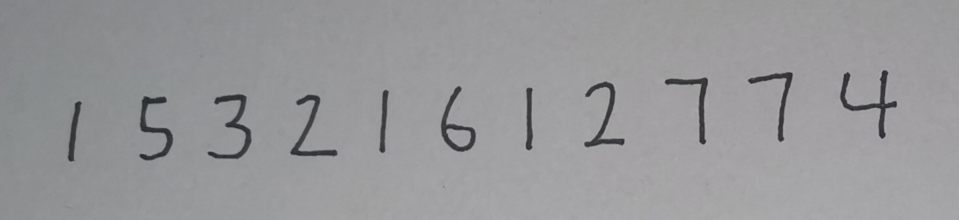
#> input picture input17.png, 1918 x 440 px (shown at 1/2 size)
$ python images.py   (older library calls are emulated)
#> lines starting #> are read from the running program, lines starting #| are printed output that depends on the picture; after the words box and inside, x2 and y2 are one past the last pixel; in counts of white or black regions, pixels touching at a corner belong together
from PIL import Image
import numpy as np
import matplotlib.pyplot as plt
def picture_tow_valued(image):
    # 把图片转为numpy类型
    image_np=np.array(image)
    # 计算图片离散度
    discretization=image_np.mean()-image_np.std()
    discretization=int(discretization)
    discretization=120
    # 循环图片上每一个点
    for i in range(image_np.shape[0]):
        for j in range(image_np.shape[1]):
            # 把大于离散度的数值变为0,小于的变为1,图片就变成了只有两个数值的黑白图片
            if image_np[i,j]>discretization:
                image_np[i,j]=0
            else:
                image_np[i,j]=1

    '''
    有些图片有瑕疵,边缘没有处理会影响切图,吧边缘数字全部变为0(黑色)
    '''
    for i in range(image_np.shape[0]):
        for j in range(image_np.shape[1]):
            if i == 0 or i == (image_np.shape[0]-1):
                image_np[i,j]=0
                continue
            if j == 0 or j == (image_np.shape[1]-1):
                image_np[i,j]=0
                continue
    print(image_np)
    return image_np

def cut_picture_rank(image):
    image0=[]
    image1=[]
    #  按照图片的列切
    for i in range(image.shape[1]):
        # 如果行全部是0就证明这一行没有数字
        if any(image[:,i]):
            image1.append(image[:,i])
        else:
            # 检测到数字的末尾
            if any(image[:,i-1]) and len(image1)>8:
                image0.append(image1)
                image1=[]
    # list转numpy类型
    for i,j in enumerate(image0):
        image0[i]=np.array(j).T
    return image0

def cut_picture_row(image):
    image0=[]
    image1=[]
    for z in image:
        #  按照图片的行切
        for i in range(z.shape[0]):
            # 如果行全部是0就证明这一行没有数字
            if any(z[i,:]):
                image1.append(z[i,:])
            else:
                # 检测到数字的末尾 并且高度要大于8 筛选出去一些躁点
                if any(z[i-1,:]) and len(image1)>8:
                    image0.append(image1)
                    image1=[]
    for i,j in enumerate(image0):
        image0[i]=np.array(j)
    return image0

def save_picture(image):
    j=0
    print(np.shape(image))
    for i in image:
        plt.imsave("./image/%s.png" % (str(j)), i, cmap='gray')
        i=Image.open("./image/%s.png" % (str(j)))
        i.thumbnail((32,32),Image.ANTIALIAS)
        i.convert('L').save("./image/%s.png" % (str(j)))
        j += 1

def make_picture_square(image):
    n=np.shape(image)
    print(n[0])
    list=[]
    for i in range(n[0]):
        shape=np.shape(image[i])
        print(shape)
        if image[i].ndim == 2 and shape[1]>10 and shape[0]>10:
            if shape[0]>shape[1]:
                add_h = int((shape[0]-shape[1])/2)+64
                add_h_np = np.zeros((shape[0],add_h),dtype=int)
                add_v_np = np.zeros((64,shape[1]+2*add_h),dtype=int)
                image[i] = np.hstack((add_h_np,image[i],add_h_np))
                image[i] = np.vstack((add_v_np,image[i],add_v_np))
            elif shape[1]>shape[0]:
                add_v = int((shape[1]-shape[0])/2)+64
                add_v_np = np.zeros((add_v,shape[1]),dtype=int)
                add_h_np = np.zeros((shape[0]+2*add_v,64),dtype=int)
                image[i] = np.vstack((add_v_np,image[i],add_v_np))
                image[i] = np.hstack((add_h_np,image[i],add_h_np))
            else:
                continue
        else:
            list.append(i)
    image = np.delete(image, list, axis=0)
    return image


def images_processing(image_name='test.png'):
#> called with image_name = 'input17.png'
    img=Image.open(image_name)
#> img is the input picture: PIL image 1918x440 RGBA; mean R, G, B, A 151.6, 151.3, 153.6, 255
    image=img.convert("L")
    # plt.imshow(image)
    image_np = picture_tow_valued(image)
#> in picture_tow_valued, `discretization=image_np.mean()-image_np.std()`: discretization = 134.4
#> in picture_tow_valued, `discretization=int(discretization)`: discretization = 134
#> after the loop in picture_tow_valued, `for i in range(image_np.shape[0]):`:
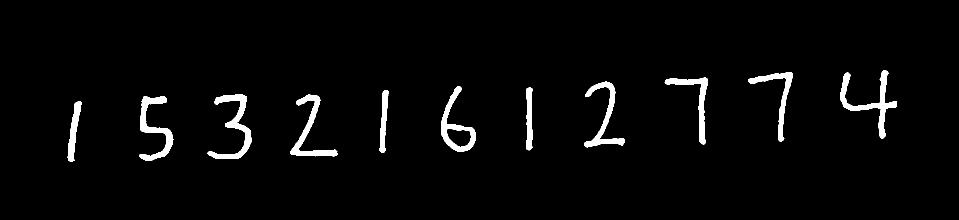
#> image_np: shape (440, 1918) (shown at 1/2 size); values 0 (black) and 1 (white), 3% white; 11 white regions, largest, box (x1, y1, x2, y2) and area: (1680, 140, 1794, 278) 3122, (415, 188, 503, 318) 3016, (278, 192, 347, 321) 2844
#> (printed output is left out)
    image_rank = cut_picture_rank(image_np)
#> after the loop in cut_picture_rank, `for i in range(image.shape[1]):`: image0 = 11 items; image1 = []
#> the loop in cut_picture_rank, `for i,j in enumerate(image0):` made 11 passes
#> image_rank = 11 items
    image_row = cut_picture_row(image_rank)
#> the loop in cut_picture_row, `for z in image:` made 11 passes
#> after the loop in cut_picture_row, `for z in image:`: image1 = []
#> the loop in cut_picture_row, `for i,j in enumerate(image0):` made 11 passes
#> image_row = 11 items
    image_square = make_picture_square(image_row)
    save_picture(image_square)

if __name__ == '__main__':
#> (the run stopped early here; a loop or call above may not have finished)

$ run again, with input.png copied over input17.png
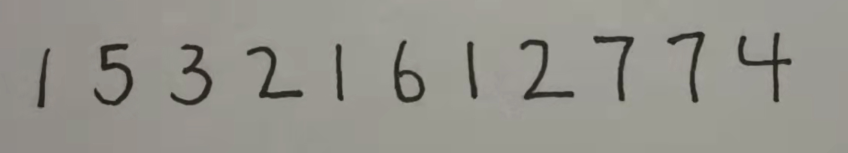
#> input picture input.png, 1696 x 306 px (shown at 1/2 size)
#> in images_processing, img is the input picture: PIL image 1696x306 RGBA; mean R, G, B, A 148.7, 147.3, 139.9, 255
#> in picture_tow_valued, `discretization=image_np.mean()-image_np.std()`: discretization = 124.8
#> in picture_tow_valued, `discretization=int(discretization)`: discretization = 124
#> after the loop in picture_tow_valued, `for i in range(image_np.shape[0]):`:
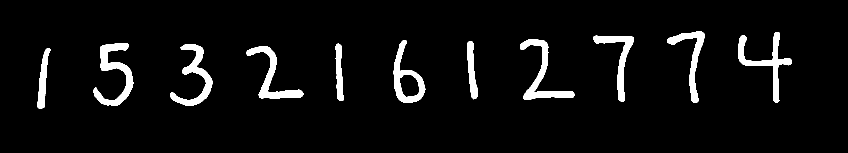
#> image_np: shape (306, 1696) (shown at 1/2 size); values 0 (black) and 1 (white), 5.3% white; 11 white regions, largest, box (x1, y1, x2, y2) and area: (187, 87, 267, 212) 3477, (1476, 64, 1584, 205) 3104, (1040, 79, 1149, 200) 3101
#> (printed output is left out)
#> after the loop in cut_picture_rank, `for i in range(image.shape[1]):`: image0 = 11 items; image1 = []
#> the loop in cut_picture_rank, `for i,j in enumerate(image0):` made 11 passes
#> image_rank = 11 items
#> the loop in cut_picture_row, `for z in image:` made 11 passes
#> after the loop in cut_picture_row, `for z in image:`: image1 = []
#> the loop in cut_picture_row, `for i,j in enumerate(image0):` made 11 passes
#> image_row = 11 items

$ run again, with input18.png copied over input17.png
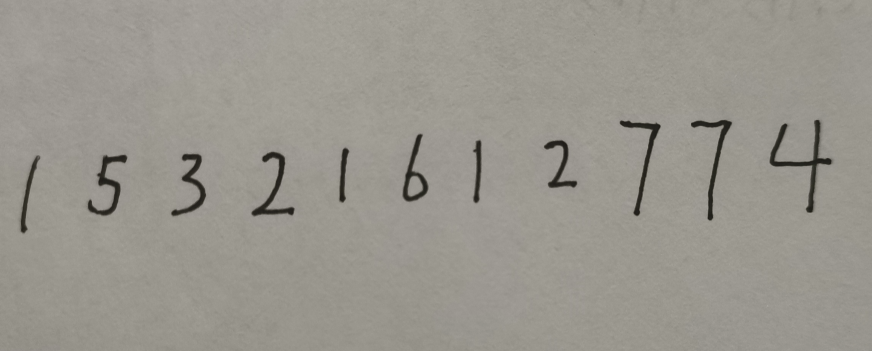
#> input picture input18.png, 1744 x 702 px (shown at 1/2 size)
#> in images_processing, img is the input picture: PIL image 1744x702 RGBA; mean R, G, B, A 153.4, 150.2, 142, 255
#> discretization = 135
#> after the loop in picture_tow_valued, `for i in range(image_np.shape[0]):`:
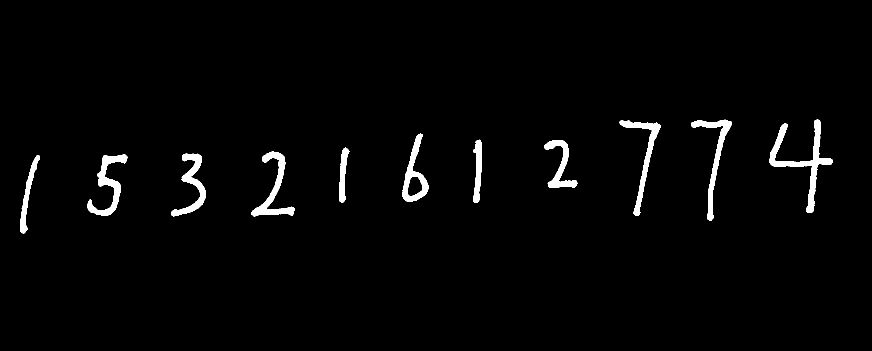
#> image_np: shape (702, 1744) (shown at 1/2 size); values 0 (black) and 1 (white), 2.2% white; 12 white regions (1 under 20 px), largest, box (x1, y1, x2, y2) and area: (1539, 239, 1665, 426) 4258, (503, 303, 589, 433) 2902, (175, 309, 255, 432) 2880
#> (printed output is left out)
#> after the loop in cut_picture_rank, `for i in range(image.shape[1]):`: image0 = 11 items; image1 = []
#> the loop in cut_picture_rank, `for i,j in enumerate(image0):` made 11 passes
#> image_rank = 11 items
#> the loop in cut_picture_row, `for z in image:` made 11 passes
#> after the loop in cut_picture_row, `for z in image:`: image1 = []
#> the loop in cut_picture_row, `for i,j in enumerate(image0):` made 11 passes
#> image_row = 11 items
